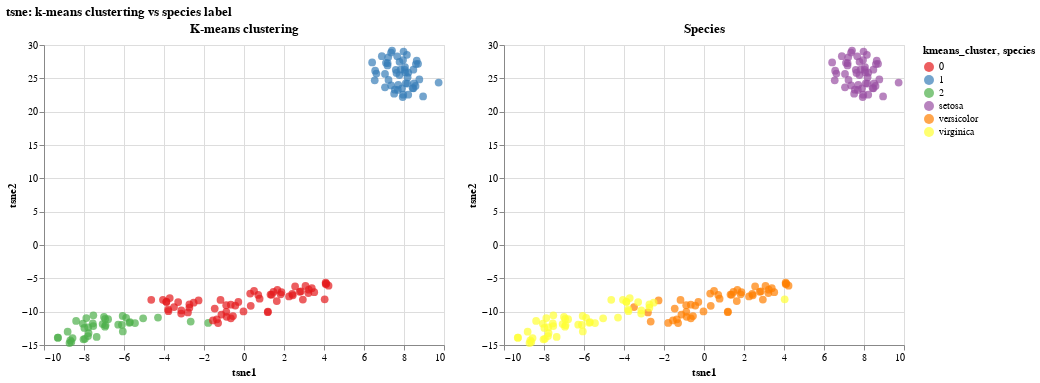

This figure's notebook cell:
### Code cell
c1 = alt.Chart(df).mark_circle(size = 60).encode(
    x = 'tsne1',
    y = 'tsne2',
    color = alt.Color('kmeans_cluster:N', scale = alt.Scale(scheme='set1')),
    tooltip = ['kmeans_cluster:N']
).properties(
    title = 'K-means clustering'
)
c2 = alt.Chart(df).mark_circle(size = 60).encode(
    x = 'tsne1',
    y = 'tsne2',
    color = alt.Color('species:N', scale = alt.Scale(scheme='set1')),
    tooltip = ['species:N']
).properties(
    title = 'Species'
)

alt.hconcat(c1, c2).properties(
    title = 'tsne: k-means clusterting vs species label'
)

### Figure 1 — Vega-Lite specification as saved in the notebook (floating-point values rounded to 4 significant figures; data arrays with more than 128 entries replaced by an {"elided": "..."} marker saying what was removed)
{"config": {"view": {"continuousWidth": 400, "continuousHeight": 300}}, "hconcat": [{"mark": {"type": "circle", "size": 60}, "encoding": {"color": {"field": "kmeans_cluster", "scale": {"scheme": "set1"}, "type": "nominal"}, "tooltip": [{"field": "kmeans_cluster", "type": "nominal"}], "x": {"field": "tsne1", "type": "quantitative"}, "y": {"field": "tsne2", "type": "quantitative"}}, "title": "K-means clustering"}, {"mark": {"type": "circle", "size": 60}, "encoding": {"color": {"field": "species", "scale": {"scheme": "set1"}, "type": "nominal"}, "tooltip": [{"field": "species", "type": "nominal"}], "x": {"field": "tsne1", "type": "quantitative"}, "y": {"field": "tsne2", "type": "quantitative"}}, "title": "Species"}], "data": {"name": "data-2330e2a745f65b9f6a04a6185a0b7c7b"}, "title": "tsne: k-means clusterting vs species label", "$schema": "https://vega.github.io/schema/vega-lite/v4.17.0.json", "datasets": {"data-2330e2a745f65b9f6a04a6185a0b7c7b": {"elided": "150 records"}}}
